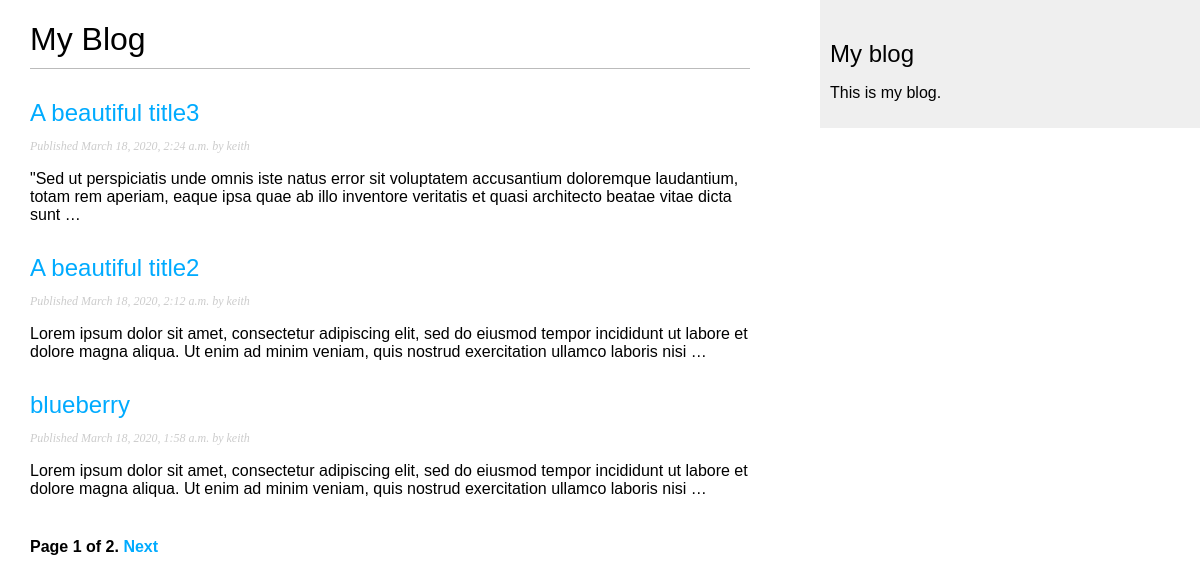
Screenshot of /blog/ with the database file from the repository.
### blog/models.py (models this page shows, shortened)
class Post(models.Model):
    STATUS_CHOICES = (
        ('draft', 'Draft'),
        ('published', 'Published'),
    )
    title = models.CharField(max_length=250)
    slug = models.SlugField(max_length=250,
                            unique_for_date='publish')
    author = models.ForeignKey(User,
                               on_delete=models.CASCADE,
                               related_name='blog_posts')
    body = models.TextField()
    publish = models.DateTimeField(default=timezone.now)
    created = models.DateTimeField(auto_now_add=True)
    updated = models.DateTimeField(auto_now=True)
    status = models.CharField(max_length=10,
                              choices=STATUS_CHOICES,
                              default='draft')
    objects = models.Manager() # The default manager.
    published = PublishedManager() # Our custom manager.
    class Meta:
        ordering = ('-publish',)
    def get_absolute_url(self):
        return reverse('blog:post_detail',
                       args=[self.publish.year,
                             self.publish.month,
                             self.publish.day,
                             self.slug])

### blog/views.py (the view)
# urls.py: path('', views.PostListView.as_view(), name='post_list'),
class PostListView(ListView):
    queryset = Post.published.all()
    context_object_name = 'posts'
    paginate_by = 3
    template_name = 'blog/post/list.html'

### blog/templates/blog/post/list.html (shortened to what this page needs)
{% extends "blog/base.html" %}
{% block content %}
  <h1>My Blog</h1>
  {% for post in posts %}
    <h2>
      <a href="{{ post.get_absolute_url }}">
        {{ post.title }}
      </a>
    </h2>
    <p class="date">
      Published {{ post.publish }} by {{ post.author }}
    </p>
    {{ post.body|truncatewords:30|linebreaks }}
  {% endfor %}
  {% include "pagination.html" with page=page_obj %}
{% endblock %}

### blog/templates/blog/base.html (shortened to what this page needs)
{% load static %}
<!DOCTYPE html>
<html>
<head>
  <link href="{% static "css/blog.css" %}" rel="stylesheet">
</head>
<body>
  <div id="content">
    {% block content %}
    {% endblock %}
  </div>
  <div id="sidebar">
    <h2>My blog</h2>
      <p>This is my blog.</p>
  </div>
</body>
</html>

### blog/templates/pagination.html (shortened to what this page needs)
<div class="pagination">
  <span class="step-links">
    <span class="current">
      Page {{ page.number }} of {{ page.paginator.num_pages }}.
    </span>
      {% if page.has_next %}
        <a href="?page={{ page.next_page_number }}">Next</a>
      {% endif %}
  </span>
</div>

### blog/static/css/blog.css (style rules this page uses)
body { margin:0; padding:0; font-family:helvetica, sans-serif; }
a { color:#00abff; text-decoration:none; }
h1 { font-weight:normal; border-bottom:1px solid #bbb; padding:0 0 10px 0; }
h2 { font-weight:normal; margin:30px 0 0; }
#content { float:left; width:60%; padding:0 0 0 30px; }
#sidebar { float:right; width:30%; padding:10px; background:#efefef; height:100%; }
p.date { color:#ccc; font-family: georgia, serif; font-size: 12px; font-style: italic; }
.pagination { margin:40px 0; font-weight:bold; }

### rows the page displays
Post: title "A beautiful title3", publish "March 18, 2020, 2:24 a.m.", author "keith", body "\"Sed ut perspiciatis unde omnis iste natus error sit voluptatem accusantium doloremque laudantium, totam rem aperiam, eaque ipsa quae ab illo inventore veritatis et quasi architecto beatae vitae dicta sunt …"
Post: title "A beautiful title2", publish "March 18, 2020, 2:12 a.m.", author "keith", body "Lorem ipsum dolor sit amet, consectetur adipiscing elit, sed do eiusmod tempor incididunt ut labore et dolore magna aliqua. Ut enim ad minim veniam, quis nostrud exercitation ullamco laboris nisi …"
Post: title "blueberry", publish "March 18, 2020, 1:58 a.m.", author "keith", body "Lorem ipsum dolor sit amet, consectetur adipiscing elit, sed do eiusmod tempor incididunt ut labore et dolore magna aliqua. Ut enim ad minim veniam, quis nostrud exercitation ullamco laboris nisi …"

### other values shown
{{ page.number }} "1"
{{ page.paginator.num_pages }} "2"
